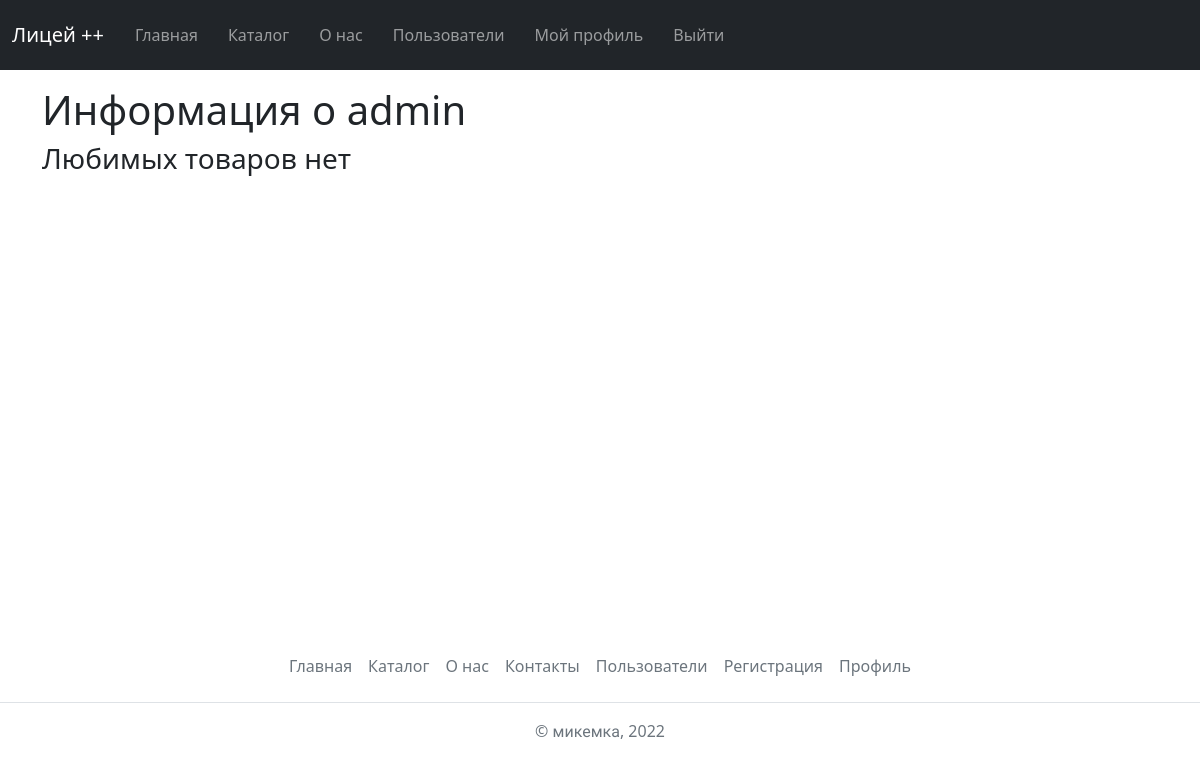
Page /auth/users/1/ on the earlier database version.
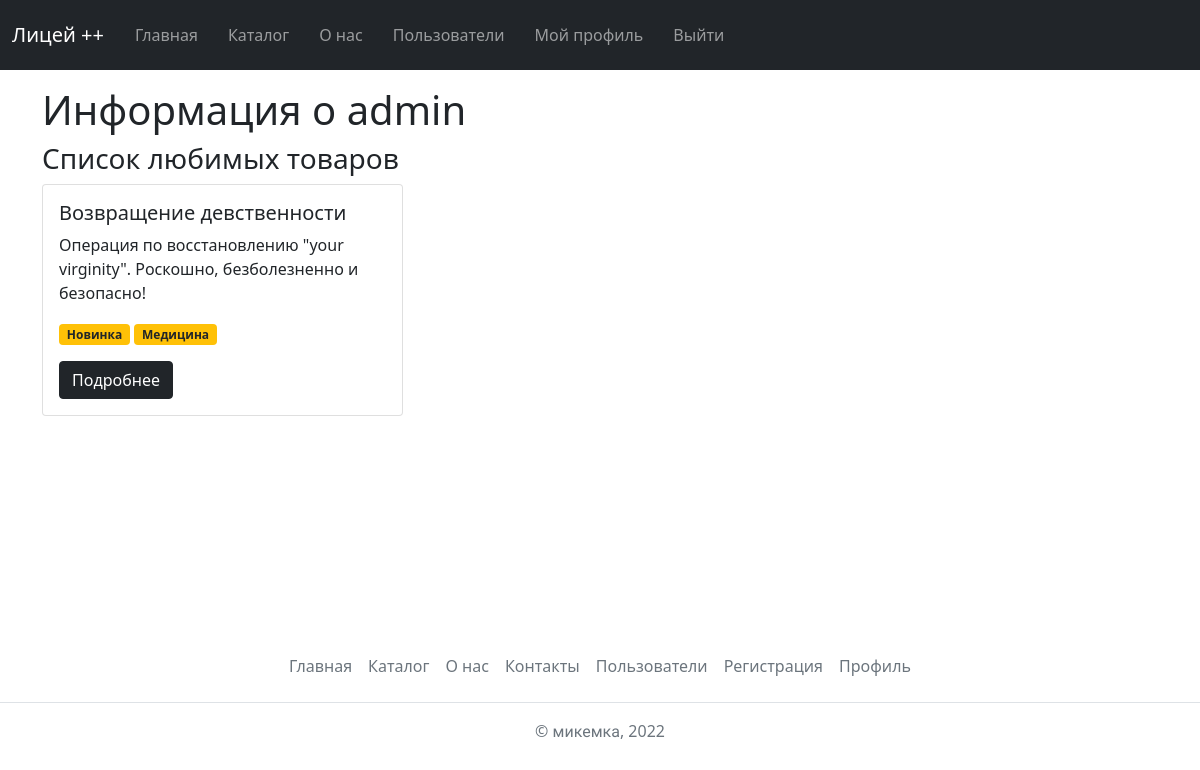
Same page on the later database version.
### catalog/models.py (models this page shows, shortened)
class Item(Published):
    name = models.CharField(
        verbose_name='Название товара',
        max_length=150
    )
    text = models.TextField(
        verbose_name='Текст',
        help_text='Минимум два слова. Обязательно должно содержаться слово превосходно или роскошно', validators=(validate_required_words, validate_words_count)
    )
    tags = models.ManyToManyField(
        verbose_name='Теги',
        to='Tag',
        related_name='items'
    )
    category = models.ForeignKey(
        verbose_name='Категория',
        to='Category',
        related_name='items',
        on_delete=models.RESTRICT
    )
    objects = ItemManager()
    class Meta:
        verbose_name = 'товар'
        verbose_name_plural = 'товары'

class Tag(Slug, Published, Name):
    objects = TagManager()
    def __str__(self) -> str:
        if self.name:
            return self.name
        return self.slug
    class Meta:
        verbose_name = 'тег'
        verbose_name_plural = 'теги'

### users/views.py (the view)
# urls.py: path('users/<int:pk>/', views.user_detail, name='user_detail'),
def user_detail(request, pk):
    user = get_object_or_404(User.objects.only(
        'email', 'first_name', 'last_name', 'profile__birthday'
    ).select_related('profile'), pk=pk)
    liked = Item.objects.user_liked_items(user)
    TEMPLATE = 'users/user_detail.html'
    return render(request, TEMPLATE, {
        'user': user,
        'items': liked,
    })

### catalog/models.py (called while the page is built)
    def published_tags(self):
        return self.filter(is_published=True)

    def user_liked_items(self, user):
        return self.filter(
            pk__in=Rating.objects.filter(
                user=user,
                star=5
            ).values_list('item_id')
        ).prefetch_related(
            Prefetch(
                'tags',
                queryset=Tag.objects.published_tags()
            )
        ).only(
            'name',
            'text',
            'tags__name',
            'category_id',
        )

### templates/users/user_detail.html (shortened to what this page needs)
{% extends 'base.html' %}
{% block content %}
<div class="container mt-3">
    <h1>
        Информация о
        {% if user.first_name or user.last_name %}
            {{ user.first_name }} {{ user.last_name }}
        {% else %}
            {{ user.username }}
        {% endif %}
    </h1>
    {% if items %}
    <h3>Список любимых товаров</h3>
    {% include 'core/item_list_base.html' %}
    {% else %}
    <h3>Любимых товаров нет</h3>
    {% endif %}
</div>
{% endblock %}

### templates/core/item_list_base.html
<div class="row row-cols-1 row-cols-sm-2 row-cols-md-3 g-3">
{% for item in items %}
    <div class="col">
        <div class="card">
            <div class="card-body">
                <h5 class="card-title">{{ item.name }}</h5>
                <p class="card-text">{{ item.text|truncatewords:10 }}</p>
                <p><span class="badge bg-warning text-dark">
                    {{ item.tags.all|join:'</span> <span class="badge bg-warning text-dark">' }}
                </span></p>
                <a href="{% url 'item_detail' pk=item.id %}" class="btn btn-dark">Подробнее</a>
            </div>
        </div>
    </div>
{% empty %}
    <div class="alert alert-danger" role="alert">Список пуст. Эй, админ, добавь инфы!</div>
{% endfor %}
</div>

Differences in the rows shown:
added Item: name "Возвращение девственности", text "Операция по восстановлению \"your virginity\". Роскошно, безболезненно и безопасно!", tags.all "Новинка Медицина"
Other differences:
text no longer shown: "Любимых товаров нет"
text now shown: "Список любимых товаров"
